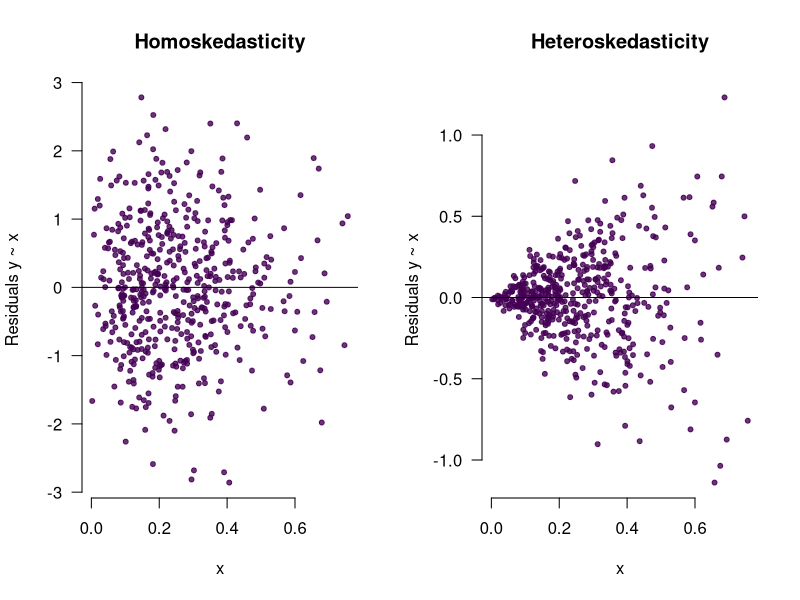
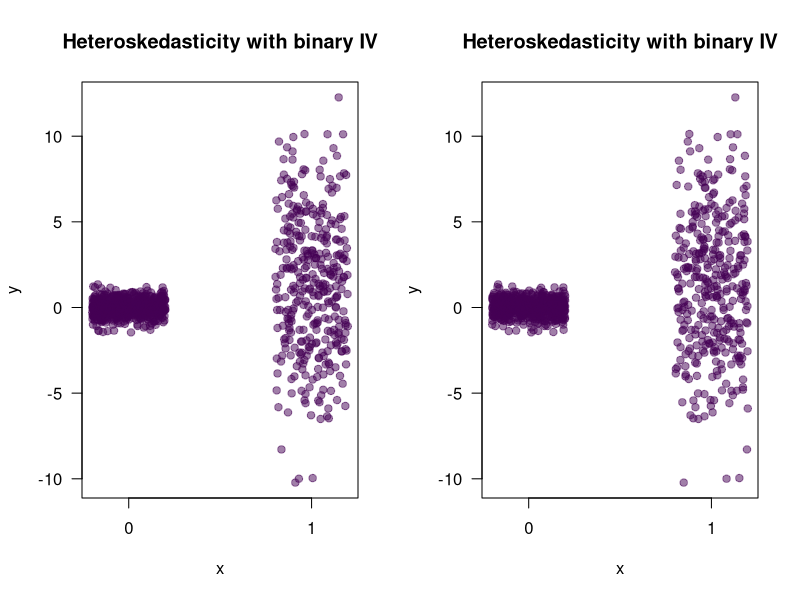
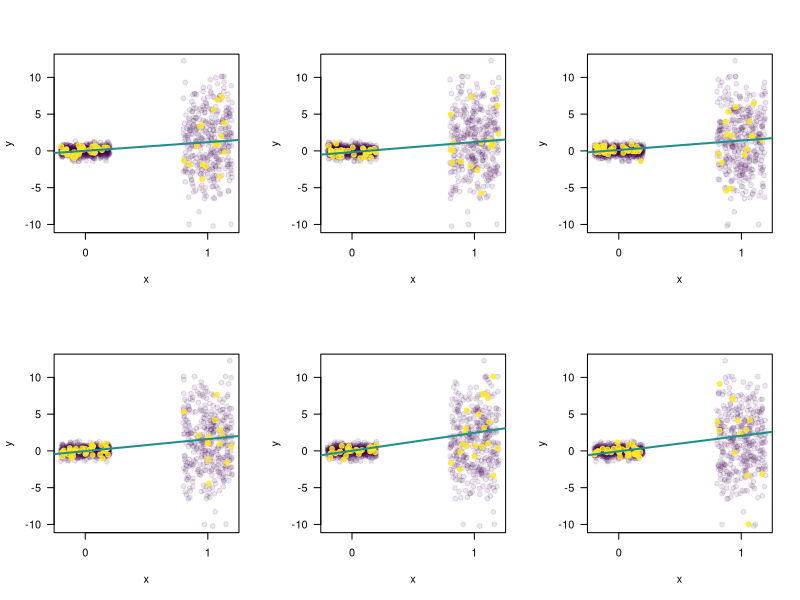
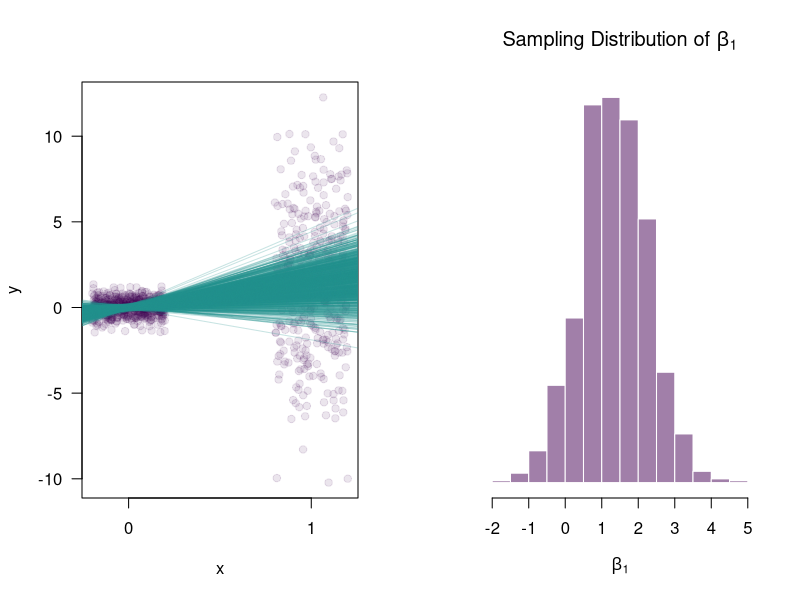
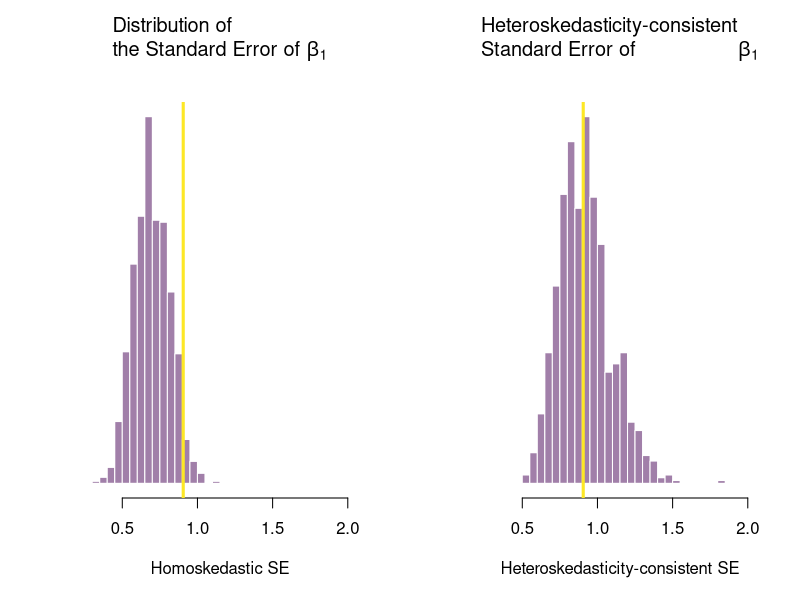
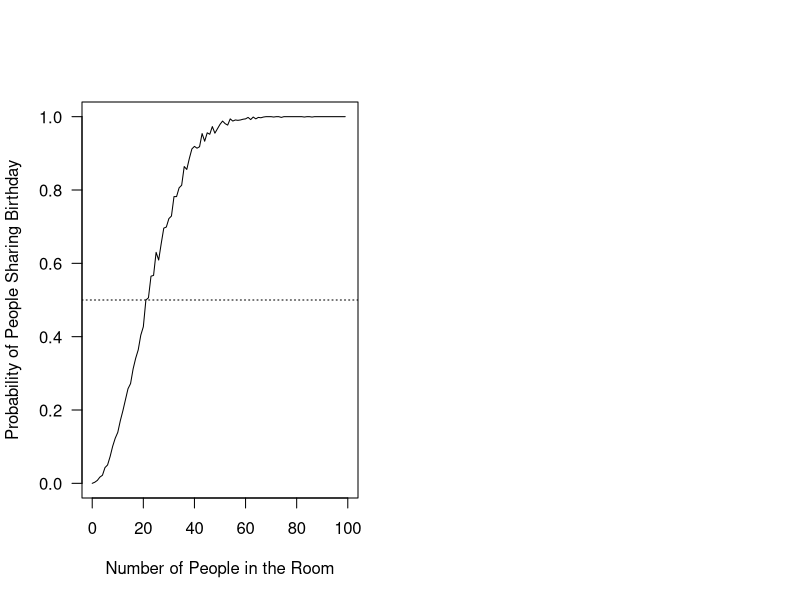
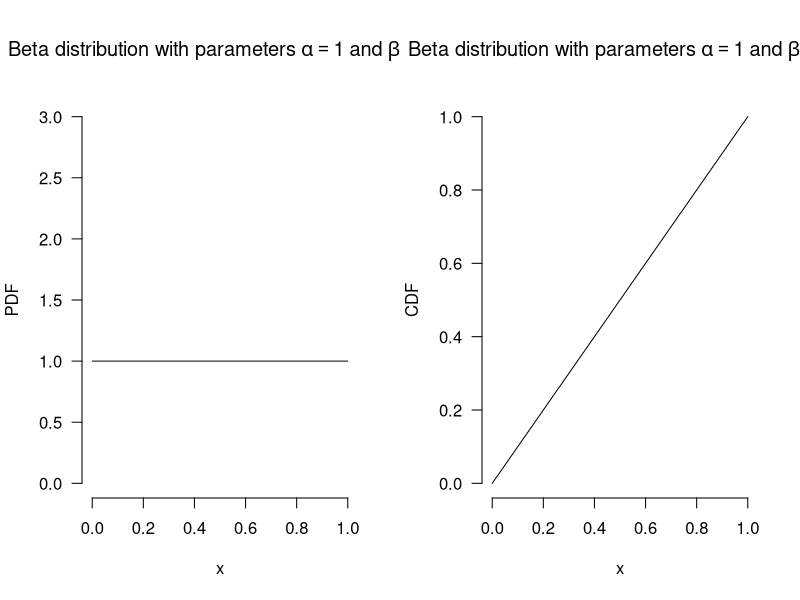
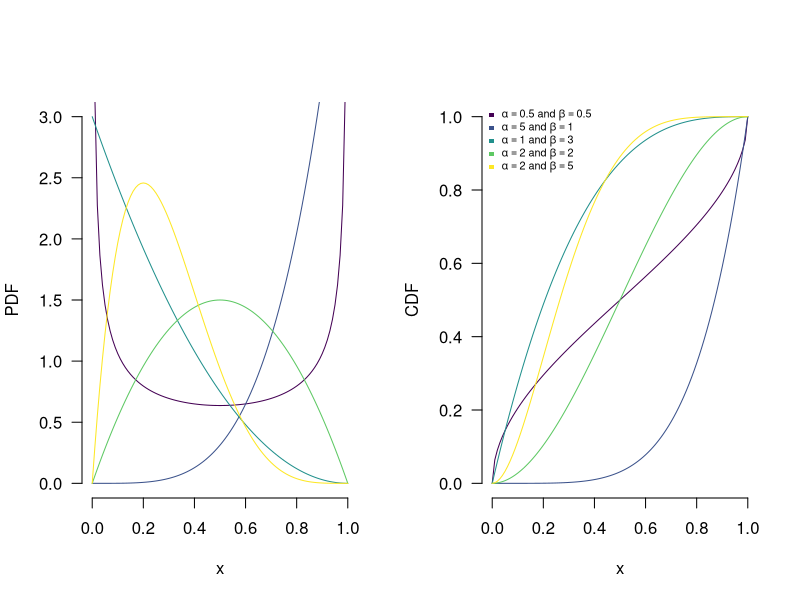

These figures' R source, in order:
## ---- chunk 1
# The first line sets an option for the final document that can be produced from
# the .Rmd file. Don't worry about it.
knitr::opts_chunk$set(echo = TRUE)

# The next bit is quite powerful and useful. 
# First you define which packages you need for your analysis and assign it to 
# the p_needed object. 
p_needed <-
  c("viridis", "knitr", "sandwich")

# Now you check which packages are already installed on your computer.
# The function installed.packages() returns a vector with all the installed 
# packages.
packages <- rownames(installed.packages())
# Then you check which of the packages you need are not installed on your 
# computer yet. Essentially you compare the vector p_needed with the vector
# packages. The result of this comparison is assigned to p_to_install.
p_to_install <- p_needed[!(p_needed %in% packages)]
# If at least one element is in p_to_install you then install those missing
# packages.
if (length(p_to_install) > 0) {
  install.packages(p_to_install)
}
# Now that all packages are installed on the computer, you can load them for
# this project. Additionally the expression returns whether the packages were
# successfully loaded.
sapply(p_needed, require, character.only = TRUE)


# We all start with the same my_ols function from the last lab session (with one slight change in the output)

my_ols <- function(X, y) {
  b_hat <- solve(t(X) %*% X) %*% t(X) %*% y
  
  # Residuals
  e <- y - X %*% b_hat
  
  # Variance Estimates
  n <- nrow(X)
  k <- ncol(X)
  sigma_sq <- t(e) %*% e / (n - k) # constant is already in
  sigma_sq <- as.numeric(sigma_sq)
  
  # Variance Covariance matrix
  var_cov <- sigma_sq * solve(t(X) %*% X)
  
  # Standard Errors
  std_err <- sqrt(diag(var_cov))
  
  output <- list(estimates = cbind(b_hat, std_err), residuals = e)
  
  return(output)
}
## ---- chunk 2
set.seed(1234) # What is this?

n <- 500
# we draw the independent variable from a so-called beta-distribution
# -> more on this at the end of the lab
X <- cbind(rep(1, n), rbeta(n, 2, 6))
beta <- rnorm(2)

### Homoskedastic Data ###
e_hom <- rnorm(n = n,
               mean = 0,
               sd = 1) # homoskadistic errors
y_hom <- beta[1] + beta[2] * X[, 2] + e_hom


### Heteroskedastic Data ###
e_het <- rnorm(n = n,
               mean = 0, 
               sd = X[, 2]) # **Now the variance depends on x!**
y_het <- beta[1] + beta[2] * X[, 2] + e_het

# Residuals

res_hom <- my_ols(X, y_hom)$residuals
res_het <- my_ols(X, y_het)$residuals

# Plots
par(mfrow = c(1, 2))

plot(
  X[, 2],
  res_hom,
  main = "Homoskedasticity",
  ylab = "Residuals y ~ x",
  xlab = "x",
  pch = 20,
  bty = "n",
  las = 1,
  col = viridis(1, 0.8)
)
abline(h = 0)

plot(
  X[, 2],
  res_het,
  main = "Heteroskedasticity",
  ylab = "Residuals y ~ x",
  xlab = "x",
  pch = 20,
  bty = "n",
  las = 1,
  col = viridis(1, 0.8)
)
abline(h = 0)
## ---- chunk 3
set.seed(1234)
n <- 1000
pop <- data.frame("x" = rbinom(n, 1, 0.35))
beta <- 1.5
sigma <- ifelse(pop$x == 1, 4, 0.5)
pop$y <- 0 + beta * pop$x + rnorm(n, 0, sigma)


plot(x = jitter(pop$x),
     y = pop$y,
     pch = 19,
     col = viridis(1, 0.5),
     xlab = "x",
     ylab = "y",
     xaxt = "n",
     main = "Heteroskedasticity with binary IV",
     las = 1)
axis(1, 
     at = c(0, 1))
## ---- chunk 4
plot(x = jitter(pop$x),
     y = pop$y,
     pch = 19,
     col = viridis(1, 0.5),
     xlab = "x",
     ylab = "y",
     xaxt = "n",
     main = "Heteroskedasticity with binary IV",
     las = 1)
axis(1, 
     at = c(0, 1))
## ---- chunk 5
set.seed(1234)
s1 <- pop[sample(n, 50),]
s2 <- pop[sample(n, 50),]
s3 <- pop[sample(n, 50),]
s4 <- pop[sample(n, 50),]
s5 <- pop[sample(n, 50),]
s6 <- pop[sample(n, 50),]

lm1 <- lm(y ~ x, data = s1)
lm2 <- lm(y ~ x, data = s2)
lm3 <- lm(y ~ x, data = s3)
lm4 <- lm(y ~ x, data = s4)
lm5 <- lm(y ~ x, data = s5)
lm6 <- lm(y ~ x, data = s6)


plot_regression <- function(model, sample){
  plot(x = jitter(pop$x),
       y = pop$y,
       pch = 19,
       col = viridis(3, 0.1)[1],
       xlab = "x",
       ylab = "y",
       xaxt = "n",
       las = 1)
  axis(1, at = c(0,1))
  points(x = jitter(sample$x),
         y = sample$y,
         col = viridis(3, 0.8)[3],
         pch = 19)
  abline(model, 
         lwd = 2,
         col = viridis(3)[2])
}

par(mfrow = c(2, 3))

plot_regression(model = lm1, sample = s1)
plot_regression(model = lm2, sample = s2)
plot_regression(model = lm3, sample = s3)
plot_regression(model = lm4, sample = s4)
plot_regression(model = lm5, sample = s5)
plot_regression(model = lm6, sample = s6)

## ---- chunk 6
set.seed(1234)
n_samples <- 1000
coefs <- data.frame(b0 = rep(NA, n_samples),
                    b1 = NA,
                    se_b1 = NA)

for (i in 1:n_samples) {
  s <- pop[sample(n, 50),]
  model <- lm(y ~ x, data = s)
  coefs$b0[i] <- coef(model)[1]
  coefs$b1[i] <- coef(model)[2]
  coefs$se_b1[i] <- summary(model)$coef["x", "Std. Error"]
  coefs$r_se_b1[i] <- sqrt(diag(vcovHC(model, type = "HC0")))[2]
}


par(mfrow = c(1, 2))

plot(x = jitter(pop$x),
     y = pop$y,
     pch = 19,
     col = viridis(3, 0.1)[1],
     xlab = "x",
     ylab = "y",
     xaxt = "n",
     las = 1)
axis(1, at = c(0,1))
for (i in 1:n_samples) {
  abline(a = coefs$b0[i],
         b = coefs$b1[i],
         col = viridis(3, 0.25)[2])
}

hist(coefs$b1,
     breaks = 20,
     border = F,
     col = viridis(1, 0.5),
     main = expression(paste("Sampling Distribution of ", beta[1])),
     yaxt = "n",
     ylab = "",
     xlab = expression(beta[1]))



## ---- chunk 7
X <- cbind(1, pop$x)

# The Bread
bread <- solve(t(X) %*% X)

# The Butter
e <- residuals(lm(y ~ x, data = pop))
omega_hat <- diag(diag(e %*% t(e))) 
butter <- t(X) %*% omega_hat %*% X


# The Sandwich
rob_var_cov <- bread %*% butter %*% bread
robust_std_err <- sqrt(diag(rob_var_cov))
robust_std_err 
## ---- chunk 8
library(sandwich)

# Regression Model

m1 <- lm(y ~ x, data = pop)

# Robust Variance Covariance Matrix
# The vcovHC() function comes from the sandwich package
rob_var_cov2 <- vcovHC(m1, type = "HC0")

# Robust Standard Errors
robust_std_err2 <- sqrt(diag(rob_var_cov2))
robust_std_err2
## ---- chunk 9
norm_std_err <- my_ols(X, pop$y)$estimates[, 2]

output <- cbind(robust_std_err, norm_std_err)
colnames(output) <- c("Robust", "Normal")
rownames(output) <- c("Intercept", "Var 1")


cat("Robust vs. Normal Standard Errors", "\n")
output
## ---- chunk 10
# repeat the exercise from above, but this time compute
# heteroskedasticity robust standard errors

set.seed(1234)
n_samples <- 1000
coefs <- data.frame(b0 = rep(NA, n_samples),
                    b1 = NA,
                    se_b1 = NA)

for (i in 1:n_samples) {
  s <- pop[sample(n, 50),]
  model <- lm(y ~ x, data = s)
  coefs$b0[i] <- coef(model)[1]
  coefs$b1[i] <- coef(model)[2]
  coefs$se_b1[i] <- summary(model)$coef["x", "Std. Error"]
  coefs$r_se_b1[i] <- sqrt(diag(vcovHC(model, type = "HC0")))[2]
}

# plot the result

par(mfrow = c(1, 2),
    mar = c(5, 4, 5, 2) + 0.1)

hist(coefs$se_b1,
     breaks = 20,
     border = F,
     col = viridis(1, 0.5),
     main = expression(paste("Distribution of\nthe Standard Error of ", beta[1])),
     yaxt = "n",
     ylab = "",
     xlab = "Homoskedastic SE",
     xlim = c(0.3, 2))
abline(v = sd(coefs$b1),
       col = viridis(2)[2],
       lwd = 3)

hist(coefs$r_se_b1,
     breaks = 20,
     border = F,
     col = viridis(1, 0.5),
     main = expression(paste("Heteroskedasticity-consistent\nStandard Error of", beta[1])),
     yaxt = "n",
     ylab = "",
     xlab = "Heteroskedasticity-consistent SE",
     xlim = c(0.3, 2))
abline(v = sd(coefs$b1),
       col = viridis(2)[2],
       lwd = 3)

## ---- chunk 11
sims <- 1000
students <- 24

days <- seq(1, 365, 1)

sameday <- 0

for (i in 1:sims) {
  room <-
    sample(days, students, replace = TRUE)
  if (length(unique(room)) < students) {
    sameday <- sameday + 1
  }
}

cat("Pr(>=2 students same birthday):", sameday / sims, "\n")
## ---- chunk 12
prob <- rep(NA, length(0:100))
for (st in 0:100){
  sameday <- 0
  for (i in 1:sims) {
  room <-
    sample(days, st, replace = TRUE)
  if (length(unique(room)) < st) {
    sameday <- sameday + 1
  }
  }
  prob[st] <- sameday / sims
}

plot(prob, 
     x = 0:100, 
     type = "l",
     las = 1,
     ylab = "Probability of People Sharing Birthday",
     xlab = "Number of People in the Room")

abline(h = 0.5, lty = "dotted")
## ---- chunk 13
x <- seq(0, 1, by = 0.01)

alpha <- 1
beta <- 1

par(mfrow = c(1, 2))

# Plot the pdf
plot(
  x,
  dbeta(x, alpha, beta),
  type = "l",
  ylab = "PDF",
  ylim = c(0, 3),
  las = 1,
  bty = "n",
  main = bquote("Beta distribution with parameters" ~
  alpha == "1" ~ "and" ~
  beta == "1")
)

# Plot the cdf
plot(
  x,
  pbeta(x, alpha, beta),
  type = "l",
  ylab = "CDF",
  las = 1,
  bty = "n",
  main = bquote("Beta distribution with parameters" ~
  alpha == "1" ~ "and" ~
  beta == "1")
)

## ---- chunk 14
x <- seq(0, 1, by = 0.01)
alpha <- c(0.5, 5, 1, 2, 2)
beta <- c(0.5, 1, 3, 2, 5)
col_vec <- viridis(5)
par(mfrow = c(1, 2))
# Plot the pdf
plot(
  x,
  dbeta(x, alpha[1], beta[1]),
  type = "l",
  ylab = "PDF",
  ylim = c(0, 3),
  las = 1,
  bty = "n",
  col = col_vec[1]
)
for (i in 2:5) {
  lines(x, dbeta(x, alpha[i], beta[i]), col = col_vec[i])
}
# Plot the cdf
plot(
  x,
  pbeta(x, alpha[1], beta[1]),
  type = "l",
  ylab = "CDF",
  las = 1,
  bty = "n",
  col = col_vec[1]
)
for (i in 2:5) {
  lines(x, pbeta(x, alpha[i], beta[i]), col = col_vec[i])
}
# Generate the string for the legend
leg <- rep(NA, 5)
for (i in 1:5) {
  leg[i] <-
    as.expression(bquote(alpha == .(paste0(alpha[i])) ~ "and" ~
    beta == .(paste(beta[i]))))
}
legend(
  "topleft",
  leg,
  pch = 15,
  col = col_vec,
  cex = 0.65,
  bty = "n"
)

## ---- chunk 15
res <- matrix(NA, nrow = 100, ncol = 5)

alpha <- c(0.5, 5, 1, 2, 2)
beta <- c(0.5, 1, 3, 2, 5)

for (j in 1:5) {
  for (i in 1:100) {
    res[i, j] <- mean(rbeta(100, alpha[j], beta[j]))
  }
}

# Plot the histograms of the mean (with some fancy colors)

col_vec <- viridis(5)

hist(
  res[, 1],
  xlim = c(0, 1),
  ylim = c(0, 40),
  main = "Expected Values of Beta Distributions",
  xlab = "",
  col = adjustcolor(col_vec[1], 0.5),
  border = 0,
  las = 1
)
for (i in 2:5) {
  hist(res[, i],
       col = adjustcolor(col_vec[i], 0.5),
       add = TRUE,
       border = 0)
}
for (i in 1:5) {
  abline(v = mean(res[, i]),
         lty = "dashed",
         col = col_vec[i])
}


# Generate the string for the legend
leg <- rep(NA, 5)
for (i in 1:5) {
  leg[i] <-
    as.expression(bquote(alpha == .(paste0(alpha[i])) ~ "and" ~
                           beta == .(paste(beta[i]))))
}

legend(
  "topleft",
  leg,
  pch = 15,
  col = col_vec,
  cex = 0.65,
  bty = "n"
)
